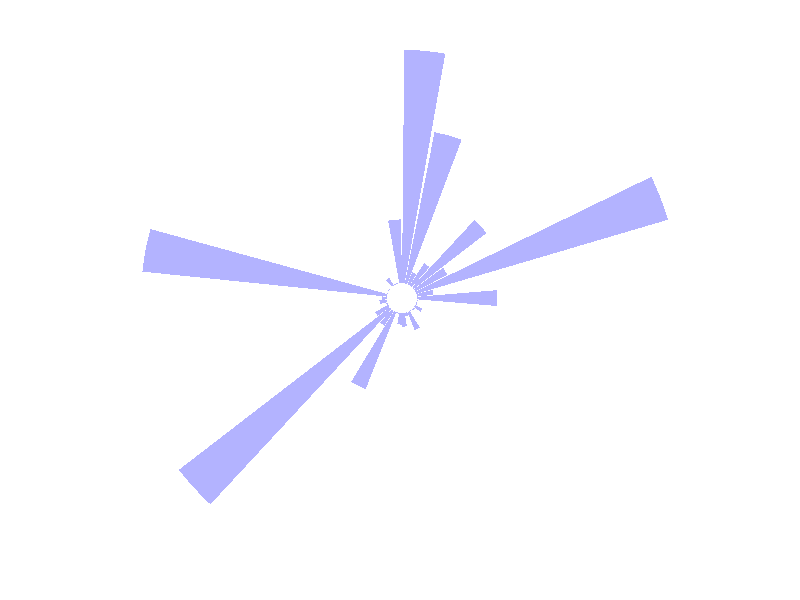

This figure's R source: (Note: this script raises an error after producing the figure.)
## ---- chunk 1
knitr::opts_chunk$set(echo = TRUE)

## ---- chunk 2
library(tidyverse)
library(ggplot2)
library(dplyr)

## ---- chunk 3
# load csv file
df <- read.csv("transformed_data.csv", header = TRUE, stringsAsFactors = FALSE)

# Add IRA Column
df <- df %>%
  mutate(IRA = grepl("(IRA)", CP_NAME, ignore.case = TRUE))


# Create New Dataframe summarizing the data
cpsums <- df %>%
  group_by(CP_NAME,UNIT, IRA) %>%
  summarize(sum_CP_NAME = sum(VALUE, na.rm = TRUE)) 

cpsums_acres <- cpsums %>%
  filter(UNIT == "Ac") %>%
  select(CP_NAME, sum_CP_NAME, UNIT, IRA) 

cpsums_acres_top10 <- cpsums_acres %>%
 slice_max(sum_CP_NAME, n=10) %>%
  arrange(desc(sum_CP_NAME))

cpsums_acres_top10

## ---- chunk 4
basic_plot <- ggplot(cpsums_acres, aes(x = as.factor(CP_NAME), y = sum_CP_NAME)) +
  geom_bar(stat = "identity", fill=alpha("blue",0.3)) +
  ylim(-2000,38000) +
  theme_minimal() + 
  theme( 
     axis.text = element_blank(),
    axis.title = element_blank(),
    panel.grid = element_blank(),
    plot.margin = unit(rep(-2,4), "cm")     # This remove unnecessary margin around plot
  ) +
  coord_polar(start = 0)
    
basic_plot
## ---- chunk 5
# Set a number of 'empty bar' to add at the end of each group
empty_bar <- 4
to_add <- data.frame( matrix(NA, empty_bar*nlevels(data$group), ncol(data)) )
colnames(to_add) <- colnames(data)
to_add$group <- rep(levels(data$group), each=empty_bar)
data <- rbind(data, to_add)
data <- data %>% arrange(group)
data$id <- seq(1, nrow(data))



## ---- chunk 6
summary(cars)
## ---- chunk 7
plot(pressure)
